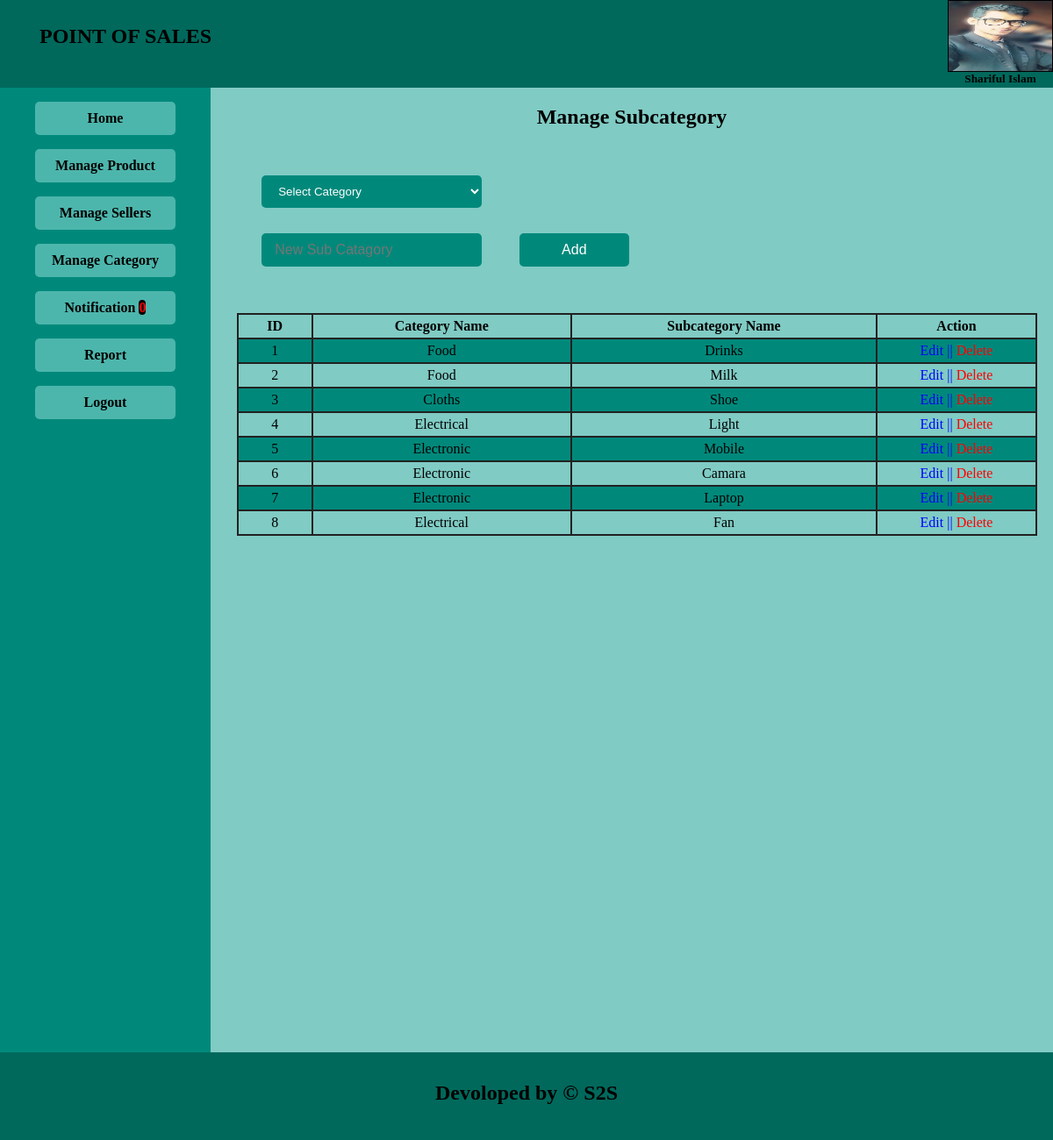
The page /admin/manage_subcatagory.php (signed in) on the database its author committed.
### tables this page shows
CREATE TABLE `sub_category` (
  `id` int(11) NOT NULL,
  `category_id` varchar(50) NOT NULL,
  `subcategory_name` varchar(50) NOT NULL
);

CREATE TABLE `main_category` (
  `id` int(11) NOT NULL,
  `maincategory_name` varchar(50) NOT NULL
);

### admin/manage_subcatagory.php (the view, shortened to what this page needs)
<!DOCTYPE html>
<html>
    <head>
        <link rel="stylesheet" type="text/css" href="css/style.css">
    </head>
    <body>
        <?php require("menu.php"); ?>
        <section>
            <h2 style="text-align: center;margin-bottom: 50px;">Manage Subcategory</h2>
            <form action="" method="POST">
                <table width="50%">
                    <tr class="">
                        <td>
                            <select class="inputoption" required name="category">
                                <option selected disabled >Select Category</option>
                            </select>
                    </tr>
                    <td>
                        <input class="inputform"   type="text" name="name" placeholder="New Sub Catagory" required>
                    </td>
                    <td>
                        <input class="submitbutton" type="submit" name="button" value="Add">
                    </td>
                </table>
            </form>
            <table class="table">
                <tr>
                    <th>ID</th>
                    <th>Category Name</th>
                    <th>Subcategory Name</th>
                    <th width="20%">Action</th>
                </tr>
                <?php
                $con = mysqli_connect('localhost', 'root', '', 'dbpos') or die('Database not Found.');
                $query = " SELECT sub_category.*,main_category.maincategory_name FROM sub_category,main_category WHERE sub_category.category_id=main_category.id ";
                $i=0;
                $result = mysqli_query($con, $query);
                if ($result) {
                    while ($row = mysqli_fetch_assoc($result)) {
                        $i++;
                        ?>
                        <tr>
                            <td><?php echo $i; ?></td>
                            <td><?php echo $row['maincategory_name']; ?></td>
                            <td><?php echo $row['subcategory_name']; ?></td>
                            <td>
                                <a href="edit_subcategory.php?idedit=<?php echo $row['id']; ?>" class="editbutton">Edit ||</a>
                                <a onclick="return confirm('Are you sure to delte data?');" href="?iddelete=<?php echo $row['id']; ?>" class="deletebutton">Delete</a>
                            </td>
                        </tr>
                        <?php
                    }
                } else {
                    echo mysqli_error($con);
                }
                ?>
            </table>
        </section>
        <footer><h2 style="text-align: center;margin: 0;padding: 33px 0px;">Devoloped by &copy; S2S</h2></footer>
    </body>
</html>

### admin/css/style.css (style rules this page uses)
body { margin: 0; padding: 0; width:100%; height: 1200px; }
a { text-decoration:none; }
section { background: #80cbc4 ; width: 80%; overflow: hidden; height: 1100px; }
footer { background: #00695c ; width: 100%; height: 100px; }
.editbutton { color:blue; }
.deletebutton { color:red; }
.table { border-collapse: collapse; border-spacing: 0; border: 2px solid #212121; width: 95%; margin: 40px 30px; }
.table, .table td,.table th { border: 2px solid #212121; padding: 4px 8px; text-align: center; }
.table tr:nth-child(even) { background-color: #00897b }
input { display: block; background: #00897b ; width: 90%; padding: 10px 15px; margin: 5px 12px; border: none; border-radius: 5px; color: white; font-size: 16px; }
select { background: #00897b; width: 95%; padding: 10px 15px; margin: 0 12px; border: none; border-radius: 5px; color: white; }
option { background: #00897b; color: white; height: 30px; border-radius: 5px; }
.inputoption { display: inline-block; width: 68% !important; margin-left: 15%; margin-bottom: 15px; }
.inputform { display: inline-block; width: 60% !important; margin-left: 15%; }
.submitbutton { display: inline-block; width: 123% !important; margin: 10px 0px; padding: 10px 20px; float: right; }

### rows shown on the page
sub_category: main_category.maincategory_name "Food", subcategory_name "Drinks"
sub_category: main_category.maincategory_name "Food", subcategory_name "Milk"
sub_category: main_category.maincategory_name "Cloths", subcategory_name "Shoe"
sub_category: main_category.maincategory_name "Electrical", subcategory_name "Light"
sub_category: main_category.maincategory_name "Electronic", subcategory_name "Mobile"
sub_category: main_category.maincategory_name "Electronic", subcategory_name "Camara"
sub_category: main_category.maincategory_name "Electronic", subcategory_name "Laptop"
sub_category: main_category.maincategory_name "Electrical", subcategory_name "Fan"

### other values the page prints
$_SESSION['name'] "Shariful Islam…"
$val "0"
